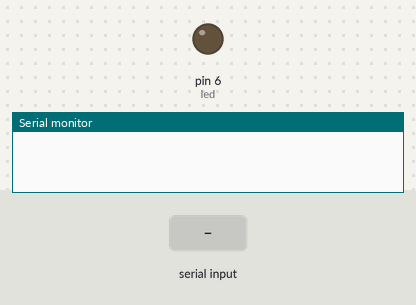
Bench run of a sketch on a simulated Arduino Uno, built with avr-gcc and run on an emulated ATmega328P. Shown: output pins drawn as LEDs (lit = HIGH), the last lines printed to the serial monitor. Dashed ring = blinking. The inputs (shaded band) are chosen by the test bench.

Above: at 1.2 s.
1.3 s: "ON" received over the second serial link
At 2.9 s:
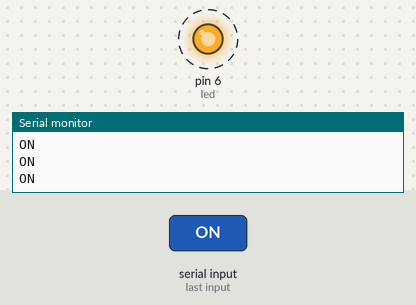
4.3 s: "90:45:200\n" received over the second serial link
5.8 s: "200\n" received over the second serial link
At 6.4 s:
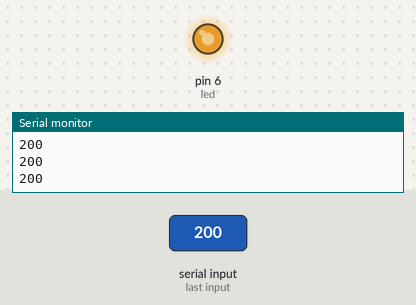
7.3 s: "90\n" received over the second serial link
At 8.4 s:
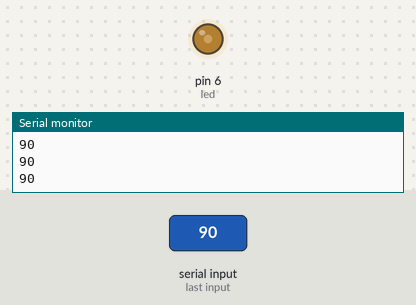
Timing chart, 0 to 9.8 s (numbered marks = the images above; inputs shaded):
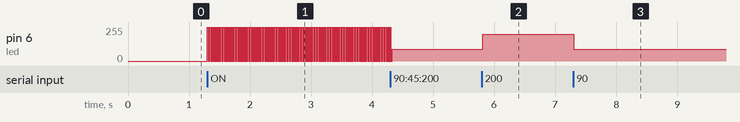

The sketch:

BT_led_test.ino
```cpp
#include <SoftwareSerial.h>
#define bt_tx 10
#define bt_rx 11
#define led 6
char command;
String string;
boolean ledON = false;

SoftwareSerial bt = SoftwareSerial(bt_rx, bt_tx);

void setup() {
  pinMode(bt_rx, INPUT);
  pinMode(bt_tx, OUTPUT);
  pinMode(led, OUTPUT);
  Serial.begin(9600);
  bt.begin(9600);
}

void loop()
{
  // listen for the data
  if (bt.available() > 0 )
  {
    string = "";
  }
  while (bt.available() > 0)
  {
    command = ((byte)bt.read());
    if (command == ":")
    {
      break;
    }
    else
    {
      string += command;
    }
    delay(1);
  }
  if(string == "ON")
  {
    ledOn();
    ledON = true;
  }
  if(string == "OFF")
  {
    ledOff();
    ledON = false;
    Serial.println(string);
  }
  if ((string.toInt()>=0)&&(string.toInt()<=255))
  {
    if (ledON==true)
    {
      analogWrite(led, string.toInt());
      Serial.println(string); //debug
      delay(10);
    }
  }
}
void ledOn()
{
analogWrite(led, 255);
delay(10);
}
void ledOff()
{
analogWrite(led, 0);
delay(10);
}
```

Measured:
- after the input at 1.3 s, pin 6 (led): alternates 255/255 for 0.01 s and 0/255 for 0.01 s, starting at once
- after the input at 5.8 s, pin 6 (led): 90/255 → 200/255 at once
- after the input at 7.3 s, pin 6 (led): 200/255 → 90/255 at once
